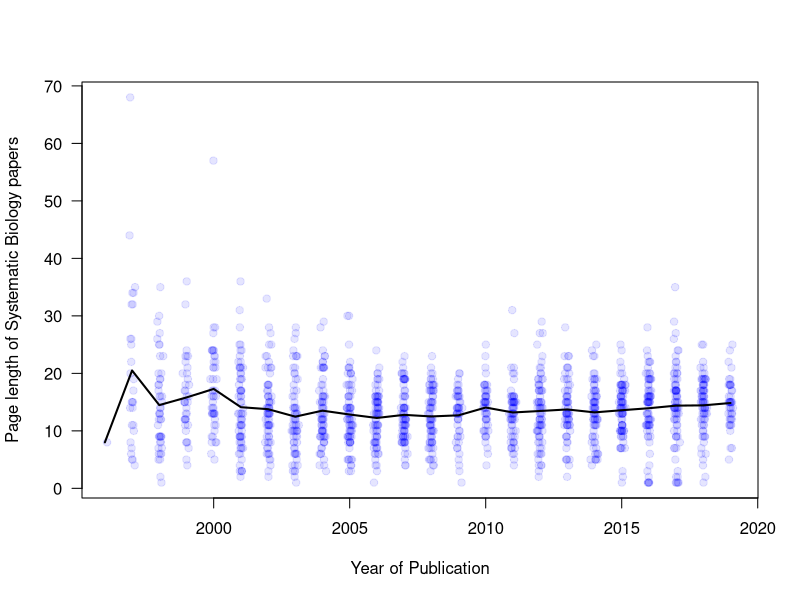

The R source for this figure:
# Page length - Systematic Biology
# Data downloaded from PubMed on 20th August 2019
rm(list=ls())
df <- read.table("pasted.txt", fill=TRUE, stringsAsFactors = FALSE)
names(df) <- c("x", "pmid", "year", "month", "first.page", "last.page")
n <- length(df$year) # 1,495 records

# calculate page lengths:
df$last.page <- as.numeric(df$last.page)
page.length <- df$last.page - df$first.page
# single page papers:
page.length[is.na(page.length)] <- 0
# for some records, last page number my be "abbreviated"
# in such cases last.page - first.page is negative
i0 <- which(page.length < 0)
page.length[i0] <- floor(df$first.page[i0] / 100) * 100 + df$last.page[i0] - df$first.page[i0]
j0 <- which(page.length < 0)
page.length[j0] <- floor(df$first.page[j0] / 10) * 10 + df$last.page[j0] - df$first.page[j0]
page.length <- page.length + 1

# mean of page lengths per year:
length.mean <- aggregate(page.length, by=list(df$year), FUN=mean)

plot(df$year + rnorm(n, 0, sd=.05), page.length, pch=19, col=rgb(0,0,1,.1), 
     xlab="Year of Publication", ylab="Page length of Systematic Biology papers", las=1)
lines(length.mean, lwd=2)

# Syst. Biol. longest papers:
df[which(page.length > 40),]
# x     pmid year month first.page last.page
# 1237 PMID- 12118410 2000   Jun        306        62
# 1465 PMID- 11975331 1997   Sep        479       522
# 1494 PMID- 11975347 1997   Mar          1        68
